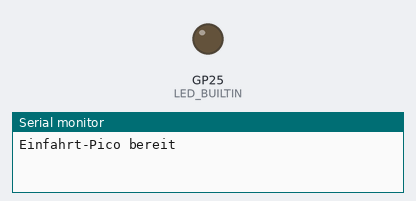
Bench run of a program on a simulated Raspberry Pi Pico. On the bench: output pins drawn as LEDs (lit = HIGH), the last lines printed to the serial monitor.

Above: at 2.5 s.
At 7.5 s:
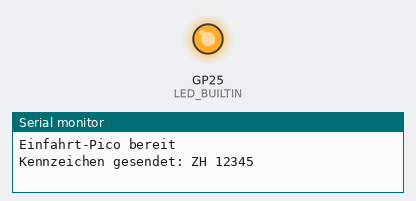
Timing chart, 0 to 13.0 s (numbered marks = the images above):
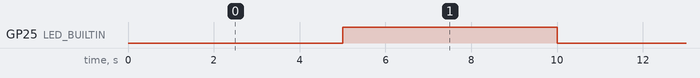

The program:

main.cpp
```cpp
#include <Arduino.h>

// UART auf GP0 (RX) und GP1 (TX) fuer die Verbindung zum Ausfahrt-Pico
// Serial1 ist beim Pico der UART auf GP0/GP1

void setup() {
  Serial.begin(115200);      // Debug an PC
  Serial1.begin(9600);       // Verbindung zu Pico 2 (Ausfahrt)

  pinMode(LED_BUILTIN, OUTPUT);
  Serial.println("Einfahrt-Pico bereit");
}

void loop() {
  // Hier muesstest du die Kennzeichen-Erkennung einbauen.
  // Fuer den Test: Sende ein Beispiel-Kennzeichen an den Ausfahrt-Pico.
  static unsigned long lastSend = 0;
  if (millis() - lastSend > 5000) {
    lastSend = millis();
    Serial1.println("EINF:ZH 12345");
    Serial.println("Kennzeichen gesendet: ZH 12345");
    digitalWrite(LED_BUILTIN, !digitalRead(LED_BUILTIN));
  }

  // Wenn du eine echte Kennzeichen-Erkennung hast, ersetze das oben
  // durch das Senden des erkannten Kennzeichens:
  // Serial1.println("EINF:" + kennzeichen);
}
```

Measured:
- by itself, GP25 (LED_BUILTIN): alternates HIGH for 5.0 s and LOW for 5.0 s
